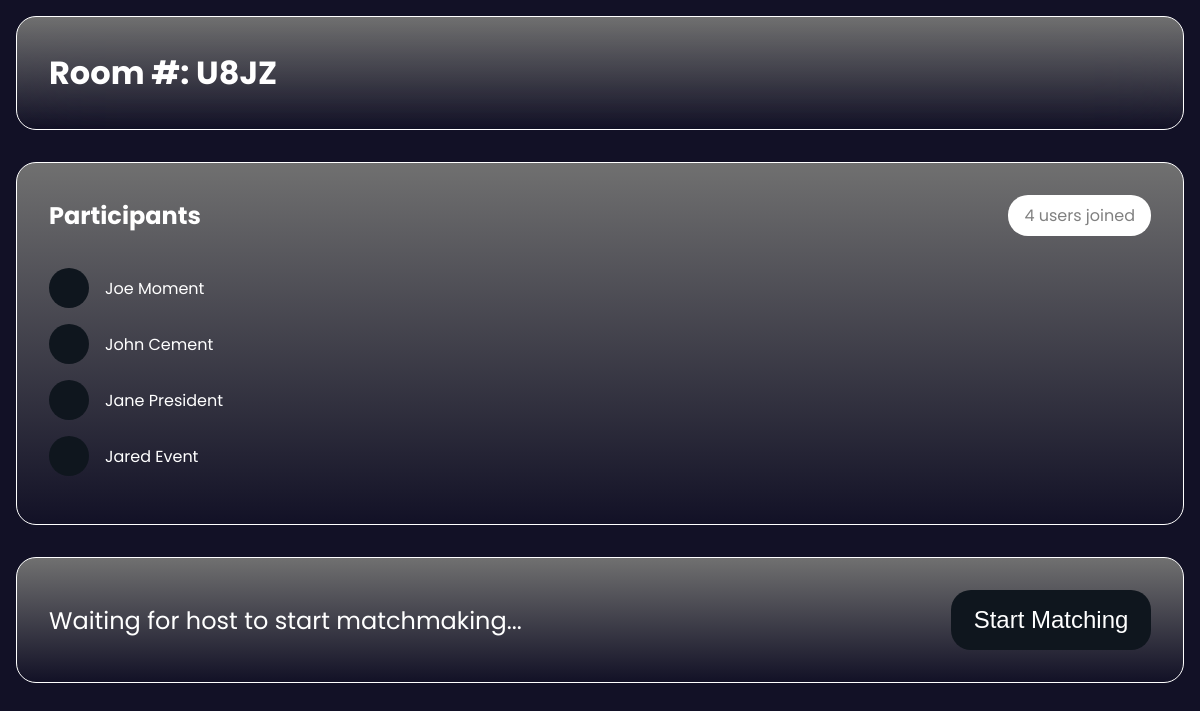
Page /master/match on the earlier database version.
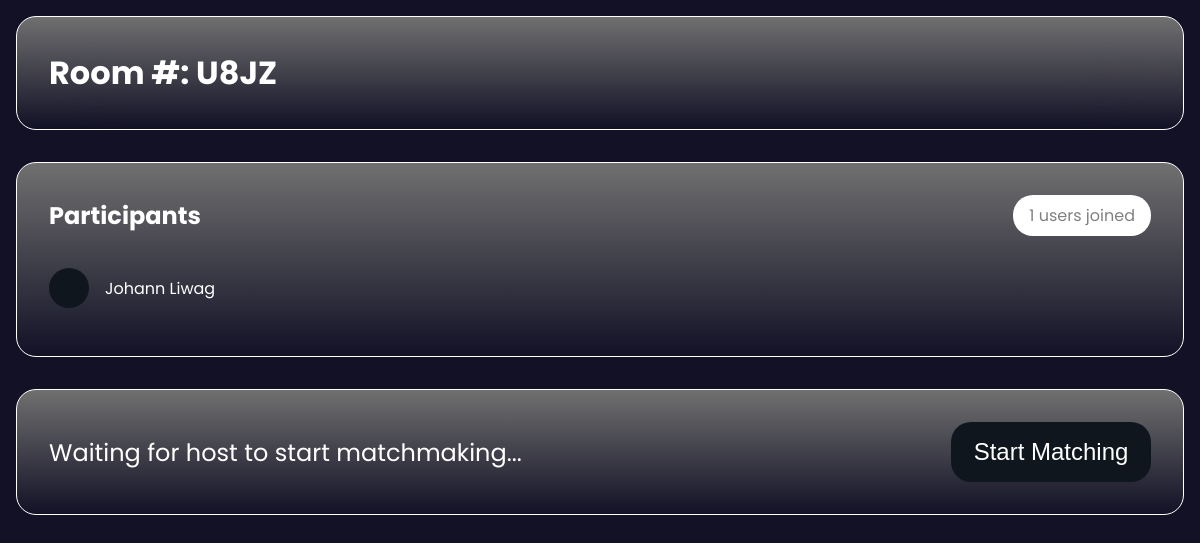
Same page on the later database version.
### moment/models.py (models this page shows, shortened)
class User(db.Model):
    id = db.Column(db.Integer, primary_key=True)
    name = db.Column(db.String(120), nullable=False, unique=True)
    college = db.Column(db.String(120))
    skills = db.Column(db.String(120))
    answers = db.relationship('Answer', backref='user', lazy=True)

### moment/routes.py (the view)
@main.route('/master/match', methods=['GET'])
def masterMatch():
    users = User.query.all()
    participants = [{
        'name': user.name,
        'college': user.college,
        'skills': user.skills
    } for user in users]
    return render_template(
        '/admin/match.html', session_code=SESSION_CODE,
        participants=participants, length=len(participants)
    )

### moment/templates/admin/match.html (shortened to what this page needs)
<!DOCTYPE html>
<html lang="en">
  <head>
    <link href="/static/main.css" rel="stylesheet" />
  </head>
  <body>
    <div>
      <div class="top-bar">
        <h1 id="session_code">Room #: {{ session_code }} </h1>
      </div>
      <div class="details">
        <div class="participants">
          <div class="participant-header">
            <h2>Participants</h2>
            <p>{{ participants | length }} users joined</p>
          </div>
          <div class="users" id="users">
            {% for participant in participants %}
            <div class="player">
              <div class="pfp"></div>
              <p>{{ participant.name }}</p>
            </div>
            {% endfor %}
          </div>
        </div>
      </div>
      <div class="bottom-bar">
        <div class="bottom-message">
          <p>Waiting for host to start matchmaking...</p>
        </div>
        <div class="bottom-button">
          <button class="Start" id="master" type="button">Start Matching</button>
        </div>
      </div>
    </div>
  </body>
</html>

### moment/static/main.css (style rules this page uses)
:root { --primary-bg: #121126; --secondary-bg: linear-gradient(#707070FF, #00000000); --text-color: rgb(255, 255, 255); --accent-color: #0F161E; --border-radius-sm: 10px; --border-radius-md: 20px; --border-radius-lg: 40px; --spacing-xs: 0.5rem; --spacing-sm: 1rem; --spacing-md: 2rem; --spacing-lg: 3rem; }
* { margin: 0; padding: 0; box-sizing: border-box; z-index: 10; }
body { background-color: var(--primary-bg); font-family: 'Poppins', sans-serif; color: var(--text-color); min-height: 100vh; padding: var(--spacing-sm); overflow: hidden; }
h1, h2, h3, p { font-family: 'Poppins', sans-serif; color: var(--text-color); }
.top-bar { background: var(--secondary-bg); padding: var(--spacing-md); border-radius: var(--border-radius-md); margin-bottom: var(--spacing-md); border: 1px solid white; backdrop-filter: blur(50px); }
#session_code { color: white; }
.details { display: flex; flex-wrap: wrap; gap: var(--spacing-md); height: 20%; }
.participants, .participant-form { background: var(--secondary-bg); border-radius: var(--border-radius-md); padding: var(--spacing-md); border: 1px solid white; }
.participants { max-height: 10%; flex: 1; min-width: 300px; }
.participant-header { display: flex; flex-wrap: wrap; gap: var(--spacing-sm); align-items: center; }
.participant-header h2 { flex: 1; }
.participant-header p { background-color: white; color: grey; padding: var(--spacing-xs) var(--spacing-sm); border-radius: var(--border-radius-md); }
.users { margin-top: var(--spacing-md); max-height: 50vh; overflow-y: auto; }
.player { display: flex; align-items: center; gap: var(--spacing-sm); margin-bottom: var(--spacing-sm); }
.pfp { width: 40px; height: 40px; background-color: var(--accent-color); border-radius: 50%; }
.bottom-bar { display: flex; align-items: center; gap: var(--spacing-md); background: var(--secondary-bg); padding: var(--spacing-md); border-radius: var(--border-radius-md); margin-top: var(--spacing-md); border: 1px solid white; }
.bottom-message { flex: 1; font-size: clamp(1rem, 3vw, 1.5rem); }
.bottom-button { width: clamp(100px, 20%, 200px); }
.bottom-button button { width: 100%; padding: var(--spacing-sm); background-color: var(--accent-color); color: white; border: none; border-radius: var(--border-radius-md); font-size: clamp(1rem, 2vw, 1.5rem); cursor: pointer; }

Differences in the rows shown:
removed User: name "John Cement"
removed User: name "Jane President"
removed User: name "Jared Event"
changed User: name "Joe Moment" → "Johann Liwag"
Other differences:
{{ participants | length }}: "4" → "1"
